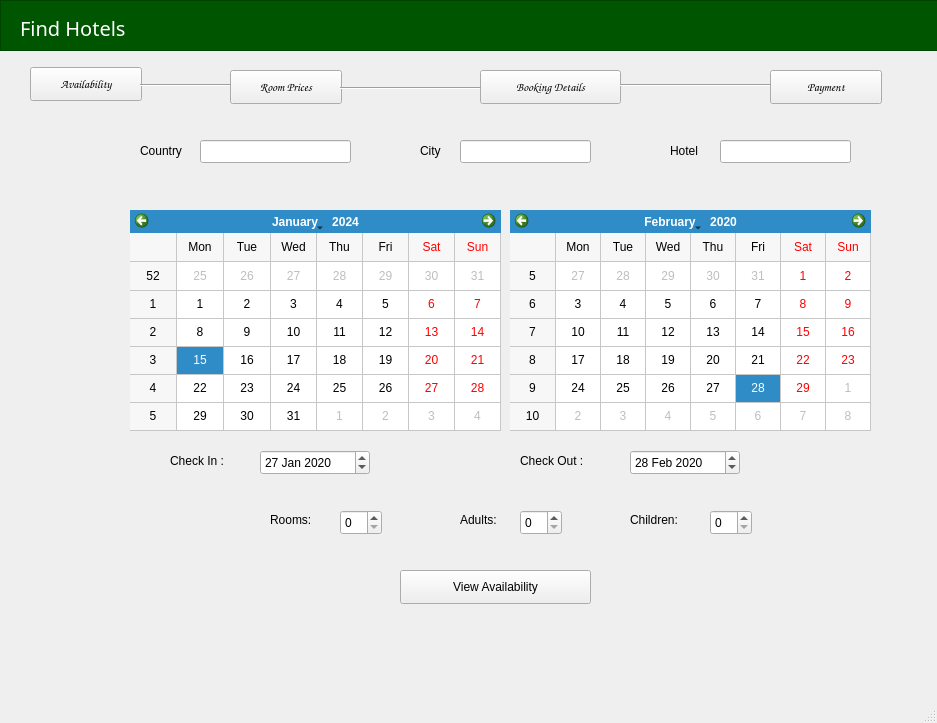
<?xml version="1.0" encoding="UTF-8"?>
<ui version="4.0">
 <class>booking</class>
 <widget class="QMainWindow" name="booking">
  <property name="enabled">
   <bool>true</bool>
  </property>
  <property name="geometry">
   <rect>
    <x>0</x>
    <y>0</y>
    <width>937</width>
    <height>723</height>
   </rect>
  </property>
  <property name="windowTitle">
   <string>Book Hotel</string>
  </property>
  <property name="windowIcon">
   <iconset>
    <normaloff>../../../../Desktop/logo.png</normaloff>../../../../Desktop/logo.png</iconset>
  </property>
  <property name="styleSheet">
   <string notr="true"/>
  </property>
  <widget class="QWidget" name="centralwidget">
   <widget class="QLabel" name="lbl_country">
    <property name="geometry">
     <rect>
      <x>140</x>
      <y>130</y>
      <width>61</width>
      <height>41</height>
     </rect>
    </property>
    <property name="font">
     <font>
      <pointsize>9</pointsize>
     </font>
    </property>
    <property name="text">
     <string>Country</string>
    </property>
   </widget>
   <widget class="QCalendarWidget" name="calendarWidget">
    <property name="geometry">
     <rect>
      <x>130</x>
      <y>210</y>
      <width>371</width>
      <height>221</height>
     </rect>
    </property>
    <property name="gridVisible">
     <bool>true</bool>
    </property>
   </widget>
   <widget class="QCalendarWidget" name="calendarWidget_2">
    <property name="geometry">
     <rect>
      <x>510</x>
      <y>210</y>
      <width>361</width>
      <height>221</height>
     </rect>
    </property>
    <property name="selectedDate">
     <date>
      <year>2020</year>
      <month>2</month>
      <day>28</day>
     </date>
    </property>
    <property name="gridVisible">
     <bool>true</bool>
    </property>
    <property name="dateEditEnabled">
     <bool>true</bool>
    </property>
   </widget>
   <widget class="QLabel" name="check_in_2">
    <property name="geometry">
     <rect>
      <x>170</x>
      <y>450</y>
      <width>81</width>
      <height>21</height>
     </rect>
    </property>
    <property name="font">
     <font>
      <pointsize>9</pointsize>
     </font>
    </property>
    <property name="text">
     <string>Check In :</string>
    </property>
   </widget>
   <widget class="QLabel" name="checkout_widget">
    <property name="geometry">
     <rect>
      <x>520</x>
      <y>450</y>
      <width>101</width>
      <height>21</height>
     </rect>
    </property>
    <property name="font">
     <font>
      <pointsize>9</pointsize>
     </font>
    </property>
    <property name="text">
     <string>Check Out :</string>
    </property>
   </widget>
   <widget class="QDateEdit" name="check_out">
    <property name="geometry">
     <rect>
      <x>630</x>
      <y>450</y>
      <width>110</width>
      <height>25</height>
     </rect>
    </property>
    <property name="date">
     <date>
      <year>2020</year>
      <month>2</month>
      <day>28</day>
     </date>
    </property>
   </widget>
   <widget class="QLabel" name="rooms_number">
    <property name="geometry">
     <rect>
      <x>270</x>
      <y>510</y>
      <width>69</width>
      <height>20</height>
     </rect>
    </property>
    <property name="font">
     <font>
      <pointsize>9</pointsize>
     </font>
    </property>
    <property name="text">
     <string>Rooms:</string>
    </property>
   </widget>
   <widget class="QSpinBox" name="roomnumber_spinbox">
    <property name="geometry">
     <rect>
      <x>340</x>
      <y>510</y>
      <width>42</width>
      <height>25</height>
     </rect>
    </property>
   </widget>
   <widget class="QLabel" name="adults_number">
    <property name="geometry">
     <rect>
      <x>460</x>
      <y>510</y>
      <width>69</width>
      <height>20</height>
     </rect>
    </property>
    <property name="font">
     <font>
      <pointsize>9</pointsize>
     </font>
    </property>
    <property name="text">
     <string>Adults:</string>
    </property>
   </widget>
   <widget class="QLabel" name="children_number">
    <property name="geometry">
     <rect>
      <x>630</x>
      <y>510</y>
      <width>69</width>
      <height>20</height>
     </rect>
    </property>
    <property name="font">
     <font>
      <pointsize>9</pointsize>
     </font>
    </property>
    <property name="text">
     <string>Children:</string>
    </property>
   </widget>
   <widget class="QSpinBox" name="adults_spinbox">
    <property name="geometry">
     <rect>
      <x>520</x>
      <y>510</y>
      <width>42</width>
      <height>25</height>
     </rect>
    </property>
   </widget>
   <widget class="QSpinBox" name="children_spinbox">
    <property name="geometry">
     <rect>
      <x>710</x>
      <y>510</y>
      <width>42</width>
      <height>25</height>
     </rect>
    </property>
   </widget>
   <widget class="QPushButton" name="view_availability">
    <property name="geometry">
     <rect>
      <x>400</x>
      <y>570</y>
      <width>191</width>
      <height>34</height>
     </rect>
    </property>
    <property name="font">
     <font>
      <pointsize>9</pointsize>
      <weight>50</weight>
      <bold>false</bold>
     </font>
    </property>
    <property name="text">
     <string>View Availability</string>
    </property>
   </widget>
   <widget class="QPushButton" name="available_pushbutton">
    <property name="geometry">
     <rect>
      <x>30</x>
      <y>67</y>
      <width>112</width>
      <height>34</height>
     </rect>
    </property>
    <property name="font">
     <font>
      <family>Comic Sans MS</family>
      <pointsize>9</pointsize>
      <weight>75</weight>
      <bold>true</bold>
     </font>
    </property>
    <property name="text">
     <string>Availability</string>
    </property>
   </widget>
   <widget class="QPushButton" name="roomprice_pushbutton">
    <property name="geometry">
     <rect>
      <x>230</x>
      <y>70</y>
      <width>112</width>
      <height>34</height>
     </rect>
    </property>
    <property name="font">
     <font>
      <family>Comic Sans MS</family>
      <pointsize>9</pointsize>
      <weight>75</weight>
      <bold>true</bold>
     </font>
    </property>
    <property name="text">
     <string>Room Prices</string>
    </property>
   </widget>
   <widget class="QPushButton" name="booking_pushbutton">
    <property name="geometry">
     <rect>
      <x>480</x>
      <y>70</y>
      <width>141</width>
      <height>34</height>
     </rect>
    </property>
    <property name="font">
     <font>
      <family>Comic Sans MS</family>
      <pointsize>9</pointsize>
      <weight>75</weight>
      <bold>true</bold>
     </font>
    </property>
    <property name="text">
     <string>Booking Details</string>
    </property>
   </widget>
   <widget class="QPushButton" name="payment_pushbutton">
    <property name="geometry">
     <rect>
      <x>770</x>
      <y>70</y>
      <width>112</width>
      <height>34</height>
     </rect>
    </property>
    <property name="font">
     <font>
      <family>Comic Sans MS</family>
      <pointsize>9</pointsize>
      <weight>75</weight>
      <bold>true</bold>
     </font>
    </property>
    <property name="text">
     <string>Payment</string>
    </property>
   </widget>
   <widget class="Line" name="line">
    <property name="geometry">
     <rect>
      <x>140</x>
      <y>77</y>
      <width>91</width>
      <height>16</height>
     </rect>
    </property>
    <property name="orientation">
     <enum>Qt::Horizontal</enum>
    </property>
   </widget>
   <widget class="Line" name="line_2">
    <property name="geometry">
     <rect>
      <x>340</x>
      <y>80</y>
      <width>141</width>
      <height>16</height>
     </rect>
    </property>
    <property name="orientation">
     <enum>Qt::Horizontal</enum>
    </property>
   </widget>
   <widget class="Line" name="line_3">
    <property name="geometry">
     <rect>
      <x>620</x>
      <y>70</y>
      <width>151</width>
      <height>31</height>
     </rect>
    </property>
    <property name="orientation">
     <enum>Qt::Horizontal</enum>
    </property>
   </widget>
   <widget class="QDateEdit" name="checkin_dateedit">
    <property name="geometry">
     <rect>
      <x>260</x>
      <y>450</y>
      <width>110</width>
      <height>25</height>
     </rect>
    </property>
    <property name="calendarPopup">
     <bool>false</bool>
    </property>
    <property name="date">
     <date>
      <year>2020</year>
      <month>1</month>
      <day>27</day>
     </date>
    </property>
   </widget>
   <widget class="QFrame" name="frame">
    <property name="geometry">
     <rect>
      <x>0</x>
      <y>0</y>
      <width>1031</width>
      <height>51</height>
     </rect>
    </property>
    <property name="styleSheet">
     <string notr="true">background-color: rgb(0, 85, 0);</string>
    </property>
    <property name="frameShape">
     <enum>QFrame::StyledPanel</enum>
    </property>
    <property name="frameShadow">
     <enum>QFrame::Raised</enum>
    </property>
    <widget class="QLabel" name="lbl_find_hotel">
     <property name="geometry">
      <rect>
       <x>20</x>
       <y>20</y>
       <width>151</width>
       <height>16</height>
      </rect>
     </property>
     <property name="font">
      <font>
       <family>Ubuntu Light</family>
       <pointsize>15</pointsize>
      </font>
     </property>
     <property name="styleSheet">
      <string notr="true">color: rgb(255, 255, 255);</string>
     </property>
     <property name="text">
      <string>Find Hotels</string>
     </property>
    </widget>
   </widget>
   <widget class="QLabel" name="lbl_city">
    <property name="geometry">
     <rect>
      <x>420</x>
      <y>130</y>
      <width>31</width>
      <height>41</height>
     </rect>
    </property>
    <property name="font">
     <font>
      <pointsize>9</pointsize>
     </font>
    </property>
    <property name="text">
     <string>City</string>
    </property>
   </widget>
   <widget class="QLabel" name="lbl_hotel">
    <property name="geometry">
     <rect>
      <x>670</x>
      <y>130</y>
      <width>31</width>
      <height>41</height>
     </rect>
    </property>
    <property name="font">
     <font>
      <pointsize>9</pointsize>
     </font>
    </property>
    <property name="text">
     <string>Hotel</string>
    </property>
   </widget>
   <widget class="QLineEdit" name="ledit_hotel">
    <property name="geometry">
     <rect>
      <x>720</x>
      <y>140</y>
      <width>131</width>
      <height>23</height>
     </rect>
    </property>
   </widget>
   <widget class="QLineEdit" name="ledit_city_name">
    <property name="geometry">
     <rect>
      <x>460</x>
      <y>140</y>
      <width>131</width>
      <height>23</height>
     </rect>
    </property>
   </widget>
   <widget class="QLineEdit" name="ledit_country">
    <property name="geometry">
     <rect>
      <x>200</x>
      <y>140</y>
      <width>151</width>
      <height>23</height>
     </rect>
    </property>
   </widget>
  </widget>
  <widget class="QMenuBar" name="menubar">
   <property name="geometry">
    <rect>
     <x>0</x>
     <y>0</y>
     <width>937</width>
     <height>20</height>
    </rect>
   </property>
  </widget>
  <widget class="QStatusBar" name="statusbar"/>
 </widget>
 <resources/>
 <connections/>
</ui>
